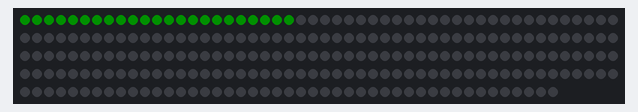
Bench run of a sketch on a simulated Arduino Uno, built with avr-gcc and run on an emulated ATmega328P. On the bench: 245 RGB LEDs in strip order, left to right, continuing on the next row. Dim RGB values are drawn brighter than linear.

Above: at 0.4 s.
At 1.0 s:
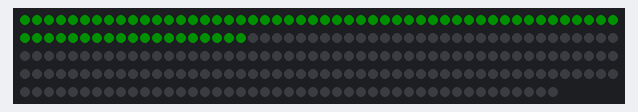
At 1.9 s:
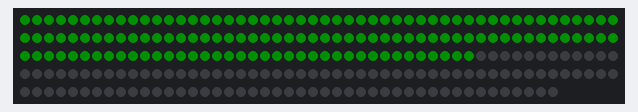
At 2.6 s:
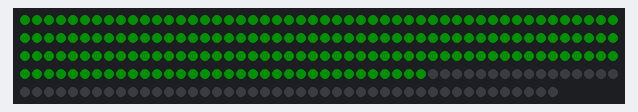
At 3.58 s:
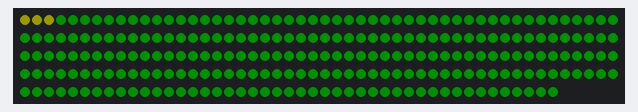

The sketch:

MelloYello.ino
```cpp
#include <NeoPixelBus.h>

const uint16_t PixelCount = 245;
const uint16_t PixelPin = 4;
const uint16_t brightness = 100;
int count = 0;
int loopdirection = 0;


NeoPixelBus<NeoGrbFeature, Neo800KbpsMethod> strip(PixelCount, PixelPin);

RgbColor green(0, 15, 0);
RgbColor white(5);
RgbColor black(0);
RgbColor yellow(25, 25, 0);

void setup() {
   Serial.begin(115200);

   strip.Begin();
   strip.Show();

   for (int count = 0; count <= PixelCount; count++) {
      strip.SetPixelColor(count, green);
      delay(5);
      strip.Show();
    }
}

void loop() {
  if (count >= PixelCount)
    loopdirection = 1;
    else if (count <= 0 && loopdirection == 1)
    loopdirection = 0;

   strip.SetPixelColor(count, black);

    if (loopdirection == 0) {
         int brightness = 25;
         for(int i = count; i >= count - 25; i--) {
         strip.SetPixelColor(i, RgbColor (brightness, brightness, 0));
         brightness--;
         }

          strip.SetPixelColor(count - 25, green);
              count++;
   } else {
     int brightness = 25;
         for(int i = count; i <= count + 25; i++) {
         strip.SetPixelColor(i, RgbColor (brightness, brightness, 0));
         brightness--;
         }

          strip.SetPixelColor(count + 25, green);
              count--;

   }

    strip.Show();
    delay(25);
}
```
